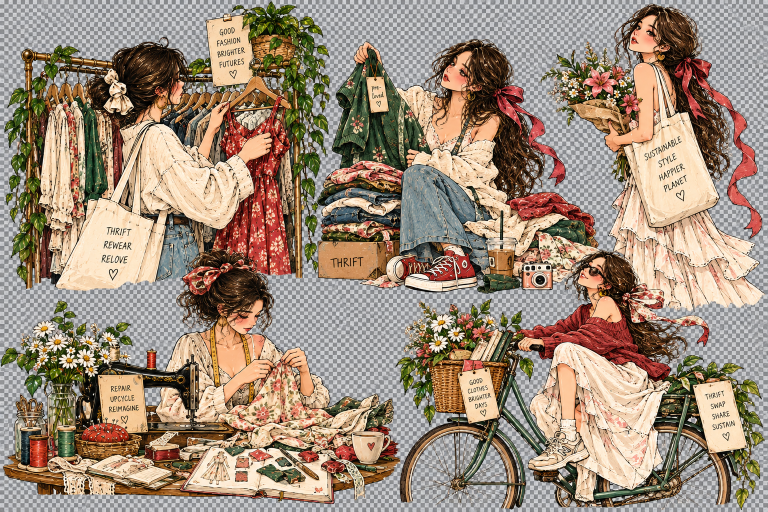
#> input picture kaphor-frontend/assets/elements/Sustainable Style Sticker Collage.png, 1536 x 1024 px, given in place of new-icons.png, which was not available (shown at 1/2 size)
$ python organize_assets.py
#> lines starting #> are read from the running program, lines starting #| are printed output that depends on the picture; after the words box and inside, x2 and y2 are one past the last pixel; in counts of white or black regions, pixels touching at a corner belong together; pictures that were not available may be replaced by others from this repository, and a replacement may not be noted
import os
import shutil
import numpy as np
from PIL import Image
import scipy.ndimage as ndi

FRONTEND_DIR = r'c:\Users\Insiyah\Kaphor\kaphor-frontend'
ASSETS_DIR = os.path.join(FRONTEND_DIR, 'assets')
ELEMENTS_DIR = os.path.join(ASSETS_DIR, 'elements')
EDITORIAL_DIR = os.path.join(ASSETS_DIR, 'editorial')

ICONS_DIR = os.path.join(EDITORIAL_DIR, 'icons')
FASHION_DIR = os.path.join(EDITORIAL_DIR, 'fashion')
BOTANICAL_DIR = os.path.join(EDITORIAL_DIR, 'botanical')
RIBBONS_DIR = os.path.join(EDITORIAL_DIR, 'ribbons')
COUTURE_DIR = os.path.join(EDITORIAL_DIR, 'couture')
ACCENTS_DIR = os.path.join(EDITORIAL_DIR, 'accents')

for d in [ICONS_DIR, FASHION_DIR, BOTANICAL_DIR, RIBBONS_DIR, COUTURE_DIR, ACCENTS_DIR]:
    os.makedirs(d, exist_ok=True)

new_icons_img = Image.open(os.path.join(ELEMENTS_DIR, 'new-icons.png'))
#> new_icons_img is the input picture: PIL image 1536x1024 RGB; mean R, G, B 158.7, 139.8, 121.8

def extract_and_trim(im, box, save_path, pad=3):
    crop = im.crop(box)
    bbox = crop.getbbox()
    if bbox:
        crop = crop.crop(bbox)
        w, h = crop.size
        padded = Image.new('RGBA', (w + pad*2, h + pad*2), (0, 0, 0, 0))
        padded.paste(crop, (pad, pad))
        crop = padded
    crop.save(save_path)
    return crop.size

# --- 1. Cleanly extracted editorial icons from new-icons.png ---
icon_boxes = {
    'home': (12, 10, 130, 130),
    'search': (145, 8, 250, 130),
    'hanger': (265, 12, 385, 115),
    'dress': (390, 2, 518, 240),
    'stack': (505, 10, 625, 125),
    'tote': (635, 8, 755, 130),
    'bag': (765, 8, 875, 130),
    'cart': (885, 20, 1000, 125),
    'heart': (1015, 20, 1105, 115),
    'heart_filled': (1115, 20, 1205, 115),
    'bookmark': (1220, 18, 1295, 120),
    'bell': (1320, 12, 1410, 120),
    'mail': (1420, 18, 1555, 115),
    'profile': (1565, 12, 1680, 120),
    'gear': (1685, 12, 1770, 118),
    'recycle': (5, 360, 115, 475),
    'leaf': (370, 365, 485, 475),
    'thread': (980, 365, 1080, 480),
    'scissors': (1150, 360, 1270, 480),
    'sewing': (1260, 365, 1405, 475),
    'chat': (385, 495, 490, 595),
    'camera': (915, 495, 1020, 585),
    'upload': (1135, 490, 1225, 590),
    'check': (640, 600, 735, 695),
    'close': (1215, 600, 1315, 695),
    'plus': (1090, 600, 1185, 695),
    'filter': (1515, 600, 1625, 690),
    'grid': (1665, 605, 1770, 705),
    'swap': (880, 700, 985, 785),
    'sparkle': (1250, 815, 1345, 887),
    'tag': (450, 125, 545, 240),
    'shoe': (545, 125, 655, 240),
    'sunglasses': (655, 130, 780, 235),
    'ring': (780, 125, 885, 235),
    'hat': (880, 140, 1005, 235),
    'clock': (1165, 125, 1270, 235),
    'wallet': (1290, 130, 1415, 235),
    'star': (1560, 120, 1665, 235),
}

for name, box in icon_boxes.items():
    sz = extract_and_trim(new_icons_img, box, os.path.join(ICONS_DIR, f'{name}.png'))
    print(f'Icon {name}: {sz}')
#> this loop made 38 passes
#> bbox in extract_and_trim on passes 1 to 12: (0, 0, 118, 120), (0, 0, 105, 122), (0, 0, 120, 103), (0, 0, 128, 238), (0, 0, 120, 115), (0, 0, 120, 122), (0, 0, 110, 122), (0, 0, 115, 105), (0, 0, 90, 95), (0, 0, 90, 95), (0, 0, 75, 102), (0, 0, 90, 108)
#| Icon home: (124, 126)
#| Icon search: (111, 128)
#| Icon hanger: (126, 109)
#| Icon dress: (134, 244)
#| Icon stack: (126, 121)
#| Icon tote: (126, 128)
#| Icon bag: (116, 128)
#| Icon cart: (121, 111)
#> (further printed lines are left out)

# --- 2. High Fashion Muse Hero from Watercolour Muse ---
muse_src = Image.open(os.path.join(ELEMENTS_DIR, 'Watercolour Fashion Muse with Flowing Ribbons.png'))
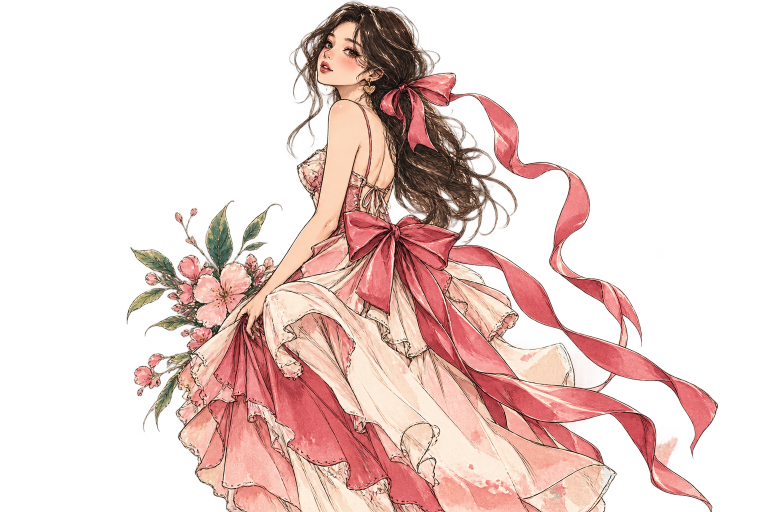
#> input picture kaphor-frontend/assets/elements/Watercolour Fashion Muse with Flowing Ribbons.png, 1536 x 1024 px, found by its file name (shown at 1/2 size)
#> muse_src is the input picture: PIL image 1536x1024 RGBA; mean R, G, B, A 111.4, 78.6, 71.9, 95.5
bbox = muse_src.getbbox()
#> bbox = (25, 0, 1522, 1024)
muse_hero = muse_src.crop(bbox)
muse_hero.save(os.path.join(FASHION_DIR, 'muse_hero.png'))
print(f'Saved muse_hero.png: {muse_hero.size}')
#| Saved muse_hero.png: (1497, 1024)

# Also crop the left floral branch & flowing ribbon accents from muse
# Muse center is roughly around x: 600 to 1100
left_accent = muse_src.crop((0, 0, 580, 900))
l_bbox = left_accent.getbbox()
#> l_bbox = (25, 32, 580, 900)
if l_bbox:
    left_accent = left_accent.crop(l_bbox)
#> left_accent: PIL image 555x868 RGBA
    left_accent.save(os.path.join(RIBBONS_DIR, 'flowing_ribbon_left.png'))
    print('Saved flowing_ribbon_left.png')

right_accent = muse_src.crop((1050, 0, 1536, 1024))
r_bbox = right_accent.getbbox()
#> r_bbox = (0, 9, 472, 1024)
if r_bbox:
    right_accent = right_accent.crop(r_bbox)
#> right_accent: PIL image 472x1015 RGBA
    right_accent.save(os.path.join(RIBBONS_DIR, 'flowing_ribbon_right.png'))
    print('Saved flowing_ribbon_right.png')

# --- 3. Extract botanical, couture, ribbon, and fashion elements from collages ---
def extract_connected(src_img_path, target_dir, prefix, min_area=3500, max_area=500000, alpha_thresh=30, dil_iter=3):
#> called with prefix = 'botanical_vintage', min_area = 4000, max_area = 500000, alpha_thresh = 30, dil_iter = 3
    im = Image.open(src_img_path)
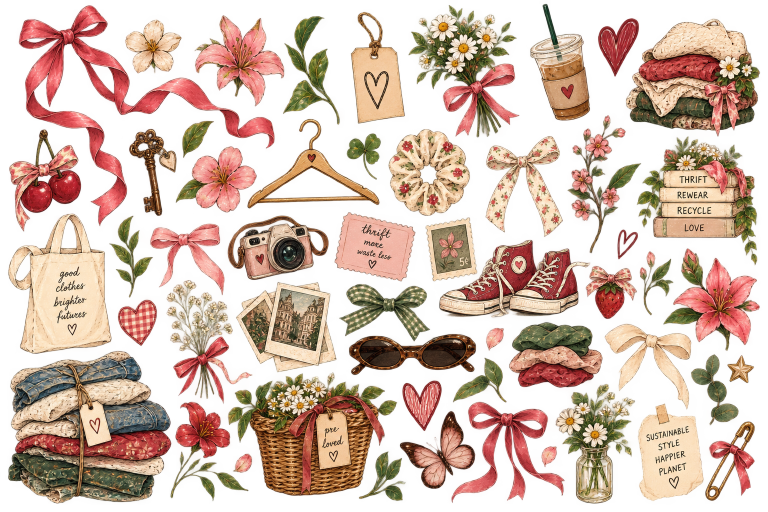
#> input picture kaphor-frontend/assets/elements/Vintage Thrift Sticker Collection.png, 1536 x 1024 px, found by its file name (shown at 1/2 size)
#> im is the input picture: PIL image 1536x1024 RGBA; mean R, G, B, A 164, 118.9, 93.2, 123.2
    if im.mode != 'RGBA':
        im = im.convert('RGBA')
    arr = np.array(im)
    alpha = (arr[:, :, 3] > alpha_thresh).astype(np.uint8)
#> alpha: shape (1024, 1536); values 0 (black) and 1 (white), 51.8% white; 106 black regions (61 under 20 px), largest, box (x1, y1, x2, y2) and area: (0, 0, 1536, 1024) 738967, (533, 336, 719, 396) 5758, (182, 128, 228, 186) 1217
    struct = ndi.generate_binary_structure(2, 2)
    dil = ndi.binary_dilation(alpha, structure=struct, iterations=dil_iter)
#> dil: shape (1024, 1536) bool; 61.8% white; 43 black regions (20 under 20 px), largest, box (x1, y1, x2, y2) and area: (0, 0, 1536, 1024) 590727, (543, 341, 709, 393) 4343, (127, 445, 149, 493) 713
    labeled, num = ndi.label(dil)
#> labeled: shape (1024, 1536) int32; 52 distinct labels, from 0 to 51
#> num = 51
    slices = ndi.find_objects(labeled)
#> slices = 51 items

    saved = 0
    for idx, slc in enumerate(slices):
        if not slc: continue
        y1, y2 = slc[0].start, slc[0].stop
        x1, x2 = slc[1].start, slc[1].stop
        w = x2 - x1
        h = y2 - y1
        area = w * h
        if area < min_area or area > max_area: continue
        if np.sum(arr[y1:y2, x1:x2, 3] > alpha_thresh) < min_area * 0.2: continue

        crop = im.crop((max(0, x1-4), max(0, y1-4), min(arr.shape[1], x2+4), min(arr.shape[0], y2+4)))
        c_bbox = crop.getbbox()
        if not c_bbox: continue
        crop = crop.crop(c_bbox)

        save_file = os.path.join(target_dir, f'{prefix}_{saved+1:02d}.png')
        crop.save(save_file)
        saved += 1
#> this loop made 51 passes
#> (y1, y2, x1, x2, w, h, area, c_bbox) on passes 1 to 12: (4, 244, 1057, 1183, 126, 240, 30240, (0, 0, 134, 248)), (7, 456, 34, 553, 519, 449, 233031, (0, 0, 527, 457)), (7, 278, 814, 1042, 228, 271, 61788, (0, 0, 232, 279)), (21, 251, 698, 813, 115, 230, 26450, (1, 0, 123, 238)), (27, 216, 386, 572, 186, 189, 35154, (0, 5, 194, 197)), (29, 253, 563, 683, 120, 224, 26880, (0, 5, 128, 232)), (33, 157, 1193, 1281, 88, 124, 10912, (0, 2, 96, 132)), (34, 277, 1248, 1523, 275, 243, 66825, (0, 0, 280, 251)), (36, 150, 247, 367, 120, 114, 13680, (0, 0, 128, 122)), (227, 510, 1132, 1286, 154, 283, 43582, (0, 0, 162, 291)), (235, 420, 491, 762, 271, 185, 50135, (0, 0, 279, 193)), (238, 319, 361, 431, 70, 81, 5670, (0, 3, 78, 89))
#> (y1, y2, x1, x2, w, h, area) on passes 26, 35, 39, 49, 51: (456, 522, 1231, 1279, 48, 66, 3168), (652, 705, 969, 1011, 42, 53, 2226), (707, 769, 1451, 1511, 60, 62, 3720), (889, 938, 1080, 1117, 37, 49, 1813), (904, 949, 463, 508, 45, 45, 2025)
#> after the loop, saved = 46
    print(f'{prefix}: extracted {saved} elements from {os.path.basename(src_img_path)}')
#| botanical_vintage: extracted 46 elements from Vintage Thrift Sticker Collection.png
    return saved

# Botanical elements from Vintage Thrift Sticker Collection
extract_connected(
    os.path.join(ELEMENTS_DIR, 'Vintage Thrift Sticker Collection.png'),
    BOTANICAL_DIR,
    'botanical_vintage',
    min_area=4000,
    dil_iter=3
)

# Couture & tailoring elements from sheet_b94 & sustainable
extract_connected(
    os.path.join(ELEMENTS_DIR, 'b942910d-9d7d-42a0-97bf-94439cb01c18.png'),
    COUTURE_DIR,
    'couture_item',
    min_area=4500,
    dil_iter=3
)
#> call 2 of extract_connected, with prefix = 'couture_item', min_area = 4500, max_area = 500000, alpha_thresh = 30, dil_iter = 3
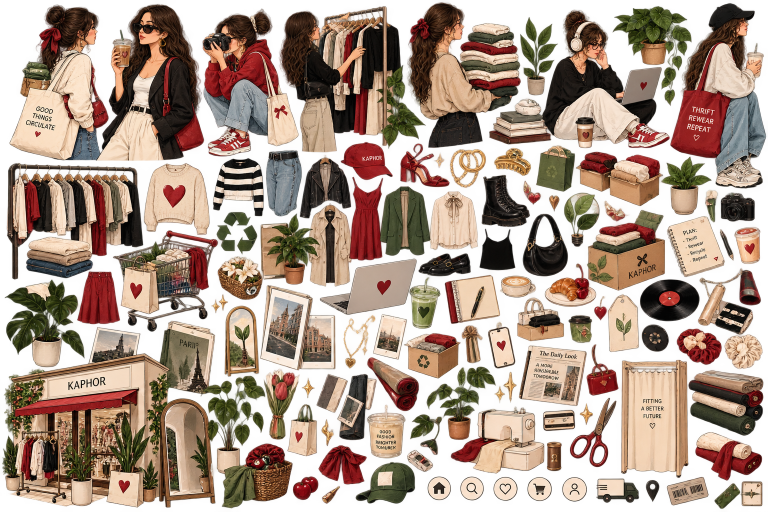
#> input picture kaphor-frontend/assets/elements/b942910d-9d7d-42a0-97bf-94439cb01c18.png, 1536 x 1024 px, found by its file name (shown at 1/2 size)
#> in extract_connected, im is the input picture: PIL image 1536x1024 RGBA; mean R, G, B, A 129.2, 100.6, 80.3, 167
#> in extract_connected (call 2), `alpha = (arr[:, :, 3] > alpha_thresh).astype(np.uint8)`: alpha: shape (1024, 1536); values 0 (black) and 1 (white), 69.4% white; 192 black regions (125 under 20 px), largest, box (x1, y1, x2, y2) and area: (0, 0, 1536, 1024) 466377, (335, 776, 441, 846) 2123, (1071, 433, 1108, 493) 1550
#> in extract_connected (call 2), `dil = ndi.binary_dilation(alpha, structure=struct, iterations=dil_iter)`: dil: shape (1024, 1536) bool; 80% white; 121 black regions (59 under 20 px), largest, box (x1, y1, x2, y2) and area: (0, 0, 1536, 1024) 272577, (334, 201, 588, 475) 8109, (469, 269, 645, 423) 3181
#> in extract_connected (call 2), `labeled, num = ndi.label(dil)`: labeled: shape (1024, 1536) int32; 33 distinct labels, from 0 to 32
#> in extract_connected (call 2), `labeled, num = ndi.label(dil)`: num = 32
#> in extract_connected (call 2), `slices = ndi.find_objects(labeled)`: slices = 32 items
#> the loop in extract_connected (call 2), `for idx, slc in enumerate(slices):` made 32 passes
#> (y1, y2, x1, x2, w, h, area, c_bbox) on passes 2, 3, 4, 6, 8, 9, 11, 12, 14, 16: (284, 378, 797, 903, 106, 94, 9964, (0, 0, 114, 102)), (295, 379, 896, 975, 79, 84, 6636, (0, 0, 87, 92)), (346, 544, 956, 1063, 107, 198, 21186, (0, 0, 115, 206)), (382, 497, 1125, 1202, 77, 115, 8855, (0, 0, 85, 123)), (424, 556, 1042, 1139, 97, 132, 12804, (0, 0, 105, 140)), (451, 531, 1465, 1524, 59, 80, 4720, (0, 0, 65, 88)), (533, 1011, 630, 1530, 900, 478, 430200, (0, 0, 908, 486)), (548, 686, 997, 1131, 134, 138, 18492, (0, 0, 142, 146)), (639, 740, 973, 1034, 61, 101, 6161, (0, 0, 69, 109)), (792, 938, 1137, 1236, 99, 146, 14454, (0, 0, 107, 154))
#> (y1, y2, x1, x2, w, h, area) on passes 1, 5, 7, 10, 13, 15: (1, 1020, 1, 1536, 1535, 1019, 1564165), (358, 413, 1043, 1086, 43, 55, 2365), (387, 427, 1095, 1122, 27, 40, 1080), (455, 525, 1436, 1471, 35, 70, 2450), (627, 690, 1133, 1188, 55, 63, 3465), (753, 800, 600, 632, 32, 47, 1504)
#| couture_item: extracted 15 elements from b942910d-9d7d-42a0-97bf-94439cb01c18.png

# Fashion figures from sheet_76d and sheet_a47
extract_connected(
    os.path.join(ELEMENTS_DIR, '76d5efc9-6b18-4169-a3f9-816158f076ae.png'),
    FASHION_DIR,
    'fashion_figure',
    min_area=8000,
    dil_iter=4
)
#> call 3 of extract_connected, with prefix = 'fashion_figure', min_area = 8000, max_area = 500000, alpha_thresh = 30, dil_iter = 4
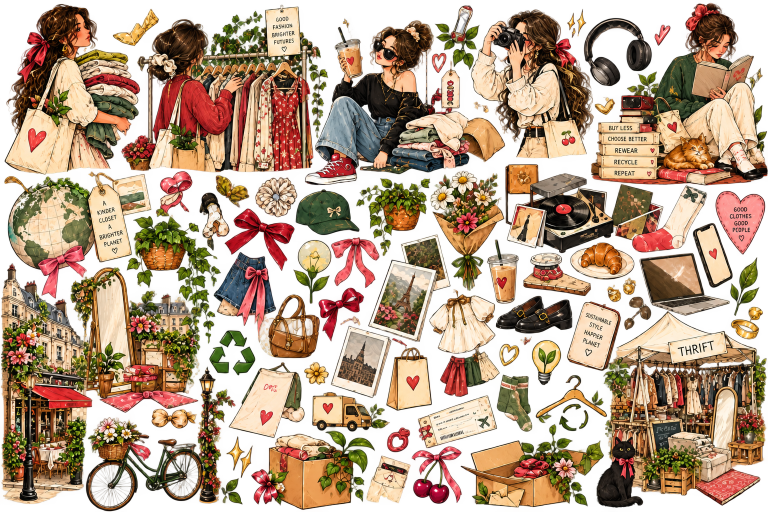
#> input picture kaphor-frontend/assets/elements/76d5efc9-6b18-4169-a3f9-816158f076ae.png, 1536 x 1024 px, found by its file name (shown at 1/2 size)
#> in extract_connected, im is the input picture: PIL image 1536x1024 RGBA; mean R, G, B, A 142.9, 108.5, 76.2, 167.2
#> in extract_connected (call 3), `alpha = (arr[:, :, 3] > alpha_thresh).astype(np.uint8)`: alpha: shape (1024, 1536); values 0 (black) and 1 (white), 69.2% white; 365 black regions (255 under 20 px), largest, box (x1, y1, x2, y2) and area: (0, 0, 1536, 1024) 463781, (822, 104, 852, 207) 1452, (305, 156, 331, 256) 1175
#> in extract_connected (call 3), `dil = ndi.binary_dilation(alpha, structure=struct, iterations=dil_iter)`: dil: shape (1024, 1536) bool; 82.8% white; 142 black regions (60 under 20 px), largest, box (x1, y1, x2, y2) and area: (0, 0, 1536, 582) 91945, (614, 647, 1536, 1024) 48163, (534, 341, 914, 656) 18411
#> in extract_connected (call 3), `labeled, num = ndi.label(dil)`: labeled: shape (1024, 1536) int32; 7 distinct labels, from 0 to 6
#> the loop in extract_connected (call 3), `for idx, slc in enumerate(slices):` made 6 passes
#| fashion_figure: extracted 1 elements from 76d5efc9-6b18-4169-a3f9-816158f076ae.png

extract_connected(
    os.path.join(ELEMENTS_DIR, 'a47ec907-27a4-4eb1-8aeb-30391b836241.png'),
    ACCENTS_DIR,
    'editorial_accent',
    min_area=6000,
    dil_iter=3
)
#> call 4 of extract_connected, with prefix = 'editorial_accent', min_area = 6000, max_area = 500000, alpha_thresh = 30, dil_iter = 3
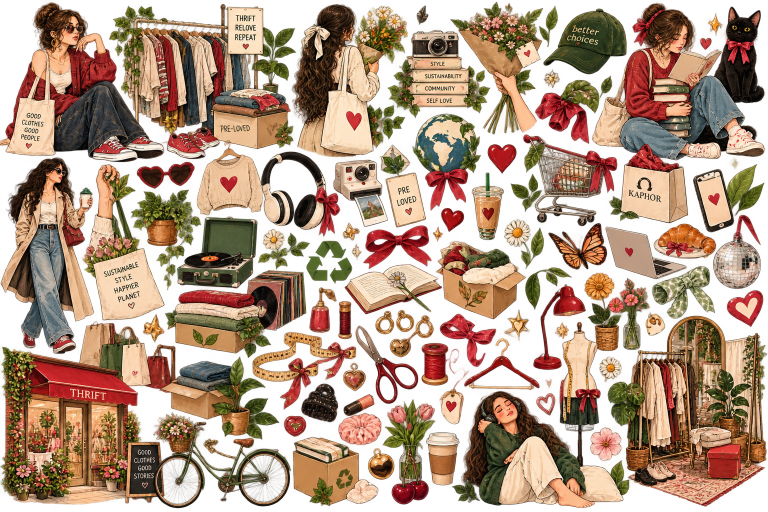
#> input picture kaphor-frontend/assets/elements/a47ec907-27a4-4eb1-8aeb-30391b836241.png, 1536 x 1024 px, found by its file name (shown at 1/2 size)
#> in extract_connected, im is the input picture: PIL image 1536x1024 RGBA; mean R, G, B, A 136.6, 99, 70.2, 165.3
#> in extract_connected (call 4), `alpha = (arr[:, :, 3] > alpha_thresh).astype(np.uint8)`: alpha: shape (1024, 1536); values 0 (black) and 1 (white), 69.2% white; 264 black regions (191 under 20 px), largest, box (x1, y1, x2, y2) and area: (0, 0, 1536, 1024) 440804, (256, 772, 500, 937) 12113, (540, 320, 634, 422) 5506
#> in extract_connected (call 4), `dil = ndi.binary_dilation(alpha, structure=struct, iterations=dil_iter)`: dil: shape (1024, 1536) bool; 80.3% white; 148 black regions (73 under 20 px), largest, box (x1, y1, x2, y2) and area: (997, 0, 1536, 702) 49375, (0, 0, 990, 277) 42345, (710, 148, 1352, 714) 40854
#> in extract_connected (call 4), `labeled, num = ndi.label(dil)`: labeled: shape (1024, 1536) int32; 18 distinct labels, from 0 to 17
#> the loop in extract_connected (call 4), `for idx, slc in enumerate(slices):` made 17 passes
#| editorial_accent: extracted 6 elements from a47ec907-27a4-4eb1-8aeb-30391b836241.png

# Ribbons & bows from all styles
extract_connected(
    os.path.join(ELEMENTS_DIR, 'Vintage Thrift Fashion Sticker Collage.png'),
    RIBBONS_DIR,
    'editorial_sticker',
    min_area=5000,
    dil_iter=3
)
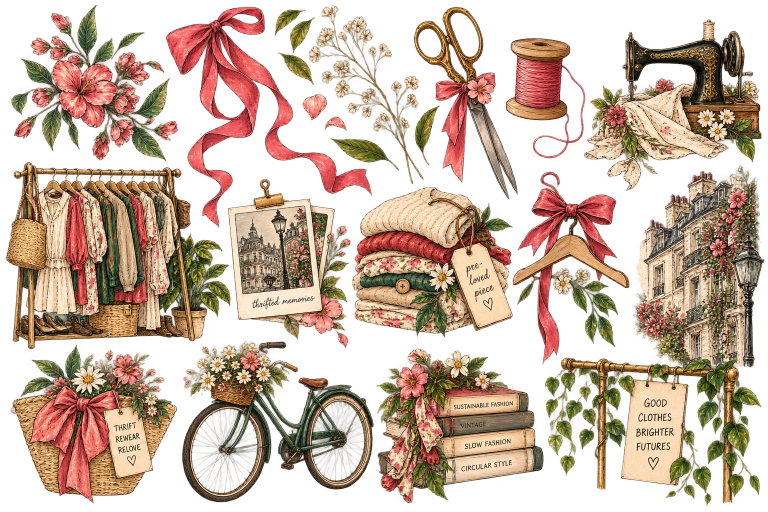
#> input picture kaphor-frontend/assets/elements/Vintage Thrift Fashion Sticker Collage.png, 1536 x 1024 px, found by its file name (shown at 1/2 size)
#> in extract_connected, im is the input picture: PIL image 1536x1024 RGBA; mean R, G, B, A 145.6, 108.1, 79.5, 130.8
#> in extract_connected (call 5), `alpha = (arr[:, :, 3] > alpha_thresh).astype(np.uint8)`: alpha: shape (1024, 1536); values 0 (black) and 1 (white), 55.5% white; 347 black regions (238 under 20 px), largest, box (x1, y1, x2, y2) and area: (0, 0, 1536, 1024) 643751, (397, 904, 513, 985) 4811, (1267, 127, 1390, 187) 4327
#> in extract_connected (call 5), `dil = ndi.binary_dilation(alpha, structure=struct, iterations=dil_iter)`: dil: shape (1024, 1536) bool; 65% white; 146 black regions (74 under 20 px), largest, box (x1, y1, x2, y2) and area: (0, 0, 1536, 1024) 524342, (1361, 754, 1438, 929) 3768, (1274, 130, 1387, 181) 3084
#> in extract_connected (call 5), `labeled, num = ndi.label(dil)`: labeled: shape (1024, 1536) int32; 19 distinct labels, from 0 to 18
#> the loop in extract_connected (call 5), `for idx, slc in enumerate(slices):` made 18 passes
#> after the loop in extract_connected (call 5), `for idx, slc in enumerate(slices):`:
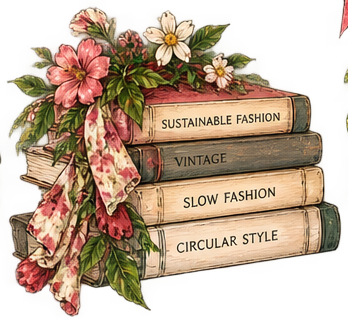
#> crop: PIL image 348x320 RGBA; mean R, G, B, A 150.7, 119.1, 87.9, 156.1; transparent parts drawn white
#| editorial_sticker: extracted 15 elements from Vintage Thrift Fashion Sticker Collage.png

print("Done organizing editorial assets!")
